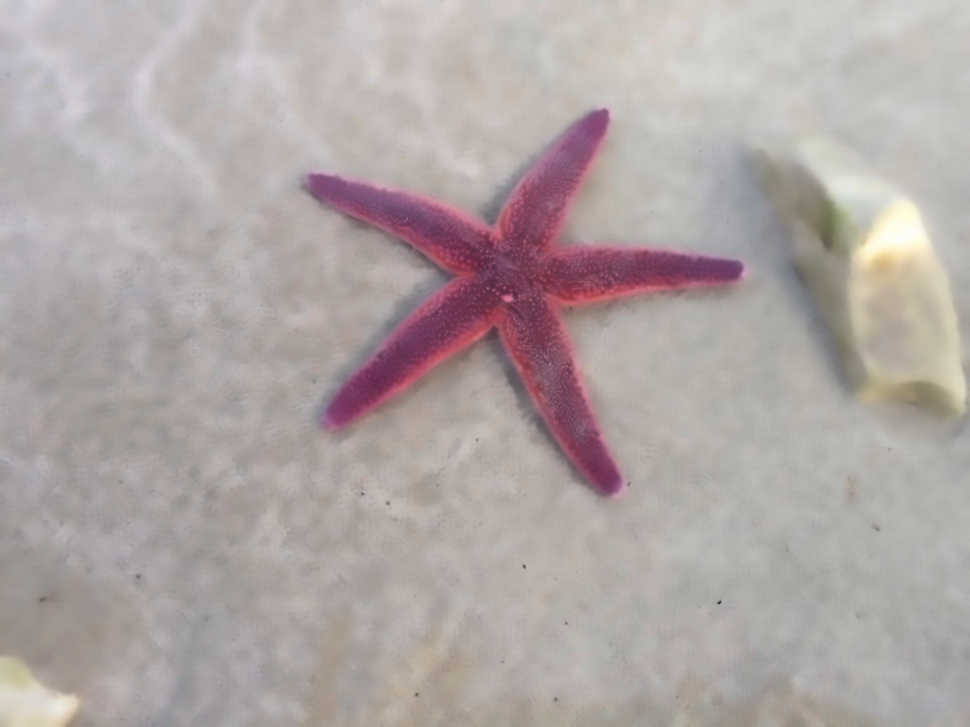
#> input picture Code/Image_Segmentation/Segmentation/Images/starfish_blur.png, 970 x 727 px, shrunk from 1280 x 960 before the run
$ python Segmentation_Using_Kmeans.py
#> lines starting #> are read from the running program, lines starting #| are printed output that depends on the picture
# First import OpenCV, NumPY and MatPlotLib as we will use these libraries
import cv2
import numpy as np
from PIL import Image
import matplotlib.pyplot as plt
from tqdm import *


# Let's use starfish.  I've picked up a blurred version of our starfish
# to make it a little easier for K-means to segment into two clusters.

img = Image.open("Images/starfish_blur.png")
#> img is the input picture: PIL image 970x727 RGB; mean R, G, B 176, 166.4, 165.1

# Store the image's width and height for later use.
imgWidth = img.size[0]
#> imgWidth = 970
imgHeight = img.size[1]
#> imgHeight = 727

# We're going to use 7 features to segment
# This is an experimental choice.
# Choosing and normalising features can be a matter of experimentation.

numFeatures = 7
# Create a data vector, with 7 values
#  blue
#  green
#  red
#  x
#  y
#  red - blue and
#  red - green
#
# for every pixel in the image

# Initially I used 5 features, but when I added red-blue and red-green
# the clustering improved.

Z = np.ndarray(shape=(imgWidth * imgHeight, numFeatures), dtype = float)

# You must use float32 here as 'float' does not
# have to be 32-bit. float32 has to be 32-bit
# and we'll shortly use a routine that needs float32s.
Z = np.float32(Z)

K = 2

# Create our cluster centers.

# clusterCenter is an arrangement of 'K' vectors
# each vector 'contains' our 7 columns or features that we described
# in the preceding code block.
# For example, eventually, clusterCenters[0][0] will contain
# the mean of the 'blue's in cluster 0 and clusterCenters[0][1] will
# contain the mean of the 'red's in cluster 0, etc.
clusterCenters = np.ndarray(shape=(K,numFeatures))

# Initialise each element of both of our vectors
# to rand values (each random number being between the max'es & mins of that feature in Z)
maxVals = np.amax(Z)
#> maxVals = 0
minVals = np.amin(Z)
#> minVals = 0
for i, _ in enumerate(clusterCenters):
        clusterCenters[i] = np.random.uniform(minVals, maxVals, numFeatures)

# Load data vector with the 7 values
for y in tqdm(range(0, imgHeight), ascii=True):
    for x in range(0, imgWidth):
        xy = (x, y)
        rgb = img.getpixel(xy)
        Z[x + y * imgWidth, 0] = rgb[0]           # blue
        Z[x + y * imgWidth, 1] = rgb[1]           # green
        Z[x + y * imgWidth, 2] = rgb[2]           # red
        # Experimentally, reduce the influence of the x,y components by dividing them by 10
        Z[x + y * imgWidth, 3] = x / 10           # x
        Z[x + y * imgWidth, 4] = y / 10           # y
        Z[x + y * imgWidth, 5] = rgb[2] - rgb[0]  # red - blue
        Z[x + y * imgWidth, 6] = rgb[2] - rgb[1]  # red - green

# We need a second copy of our initial vector
# for OpenCV's K-means implementation.
Z2 = Z.copy()

# OpenCV's K-means
criteria = (cv2.TERM_CRITERIA_MAX_ITER, i+1, 0.1)
ret, label, center = cv2.kmeans(Z2,K,None,criteria,10,cv2.KMEANS_RANDOM_CENTERS)
#> ret = 1.55e+09

# Convert center back into unsigned bytes
center = np.uint8(center)

# reshape the RGB values from our cv2.kmeans results into
# an image.
rgb = center[:,0:3]
#> rgb = [[180, 174, 171], [135, 89, 107]]
res = rgb[label.flatten()]
img = res.reshape((imgHeight,imgWidth, 3))
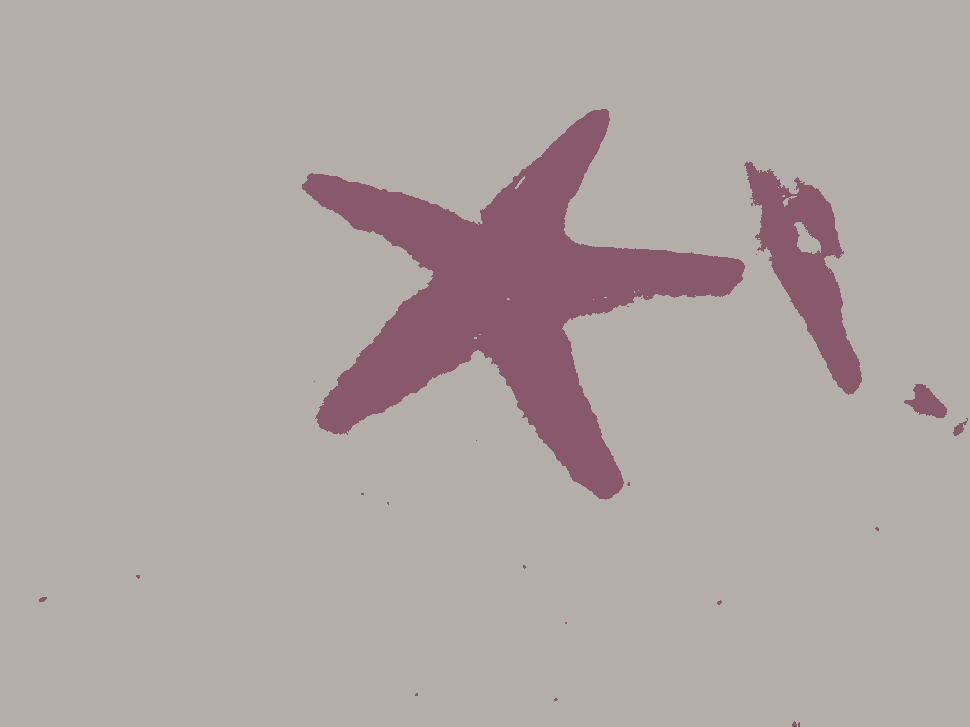
#> img: shape (727, 970, 3); mean of channels 0, 1, 2 175.6, 165.6, 164.7; drawn as R, G, B

plt.imshow(img)
